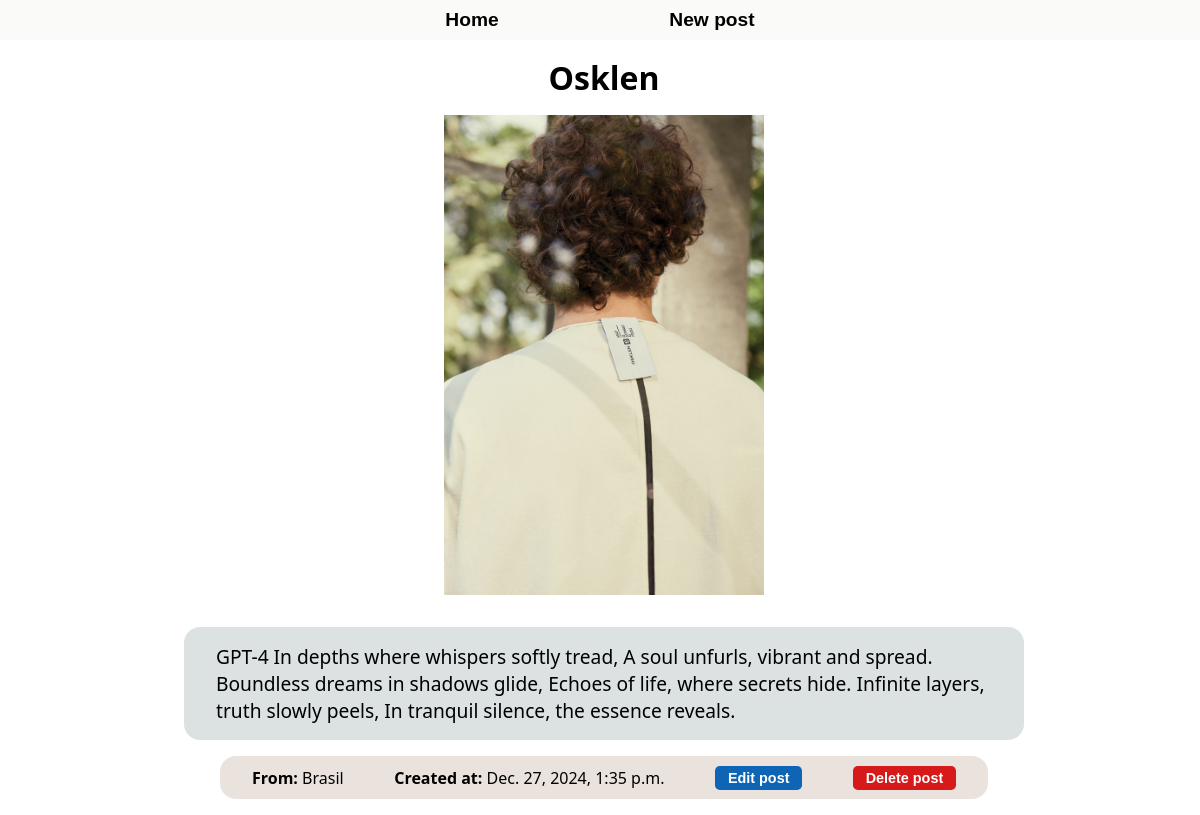
Screenshot of /product_detail/osklen/ with the database file from the repository.
### blog/models.py (models this page shows, shortened)
class Post(models.Model):
    title = models.CharField(max_length=150)
    content = models.TextField(max_length=650)
    country = models.CharField(max_length=50, default='')
    created_at = models.DateTimeField(auto_now_add=True)
    updated_at = models.DateTimeField(auto_now=True)
    image = models.ImageField(upload_to='cover/%Y/%m/%d/', blank=True, default='')
    slug = models.SlugField(unique=True)

### blog/views.py (the view)
# urls.py: path('product_detail/<slug:slug>/', views.product_detail, name='product_detail'),
def product_detail(request, slug):
    post = get_object_or_404(Post, slug=slug)
    return render(request, 'pages/product_detail.html', {'post': post})

### blog/templates/pages/product_detail.html (shortened to what this page needs)
{% extends "base.html" %}
{% block content %}
<div class="post_container_detail">
    <h1>{{post.title}}</h1>
    <img src="{{post.image.url}}" alt="">
    <p class='post_content_p'>{{post.content}}</p>
    <div class="bottom_detail">
        <p> <strong>From: </strong>{{post.country}}</p>
        <p><strong>Created at:</strong> {{post.created_at}}</p>
        <a href="{% url 'blogs:edit_post' post.slug %}">
            <button class="btn_edit_detail" type="button">Edit post</button>
        </a>
        <form action="{% url 'blogs:delete_post' post.slug %}" method='post'>
            <button class="btn_delete_detail" type='submit'>Delete post</button>
        </form>
    </div>
</div>
{% endblock content %}

### blog/static/global/styles.css (style rules this page uses)
* { margin: 0; padding: 0; box-sizing: border-box; text-decoration: none; }
body { background: white; display: flex; flex-direction: column; align-items: center; justify-content: center; }
.post_container_detail { width: 98vw; display: flex; flex-direction: column; align-items: center; justify-content: center; font-family: "Segoe UI", Tahoma, Geneva, Verdana, sans-serif; }
h1 { font-size: 2rem; margin-bottom: 1rem; }
img { width: 20rem; }
.post_content_p { width: 70vw; margin-top: 2rem; background-color: rgba(2, 49, 48, 0.137); padding: 1rem 2rem; border-radius: 1rem; font-size: 1.2rem; }
.bottom_detail { display: flex; align-items: center; justify-content: space-between; width: 48rem; margin-top: 1rem; background-color: rgba(104, 49, 2, 0.137); padding: 0.6rem 2rem; border-radius: 1rem; }

### rows the page displays
Post: title "Osklen", image (picture), content "GPT-4 In depths where whispers softly tread, A soul unfurls, vibrant and spread. Boundless dreams in shadows glide, Echoes of life, where secrets hide. Infinite layers, truth slowly peels, In tranquil silence, the essence reveals.", country "Brasil", created_at "Dec. 27, 2024, 1:35 p.m."
